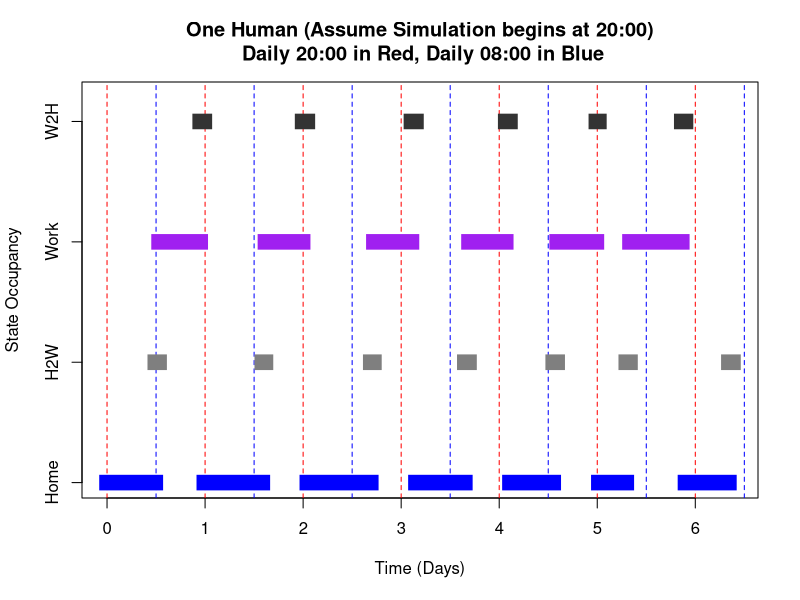
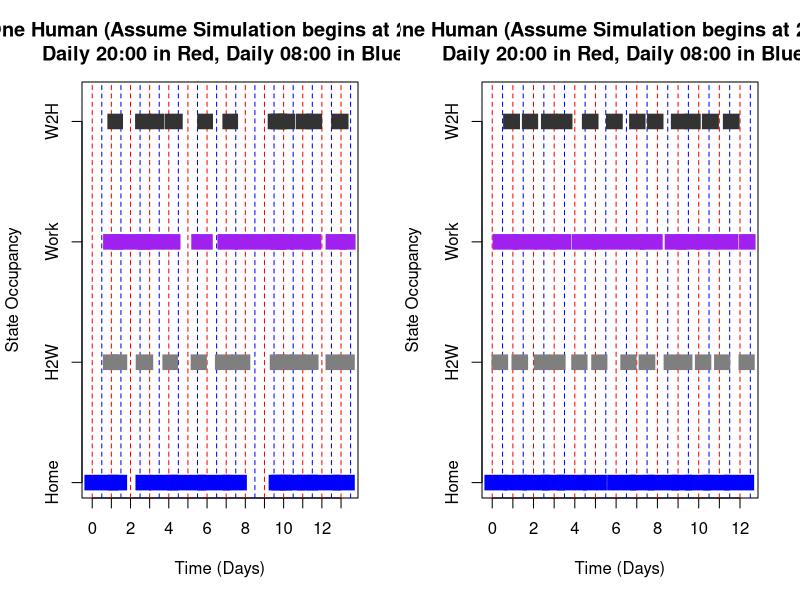

The R script that drew these images, in order:
dMin = 1:(60*24)

homeTime = 1/12
commute2Work = 1/1
commute2Home = 1/1
workTime = 1/10


simpleHuman <- function(maxSteps=1e3, N=1){
  states = vector(mode = "character",length = maxSteps+1)
  times = vector(mode = "numeric",length = maxSteps+1)
  duration = vector(mode = "numeric",length = maxSteps)

  times[1] = 0
  states[1] = "H"

  for(i in 1:maxSteps){
    print(paste0("iteration: ",i))
    switch(EXPR = states[i],
            H = {
              tDur = rgamma(n = 1,shape = N,rate = homeTime*N)
              times[i+1] = times[i] + tDur
              duration[i] = tDur
              states[i+1] = "H2W"
            },
            H2W = {
              tDur = rgamma(n = 1,shape = N,rate = commute2Work*N)
              times[i+1] = times[i] + tDur
              duration[i] = tDur
              states[i+1] = "W"
            },
            W = {
              tDur = rgamma(n = 1,shape = N,rate = workTime*N)
              times[i+1] = times[i] + tDur
              duration[i] = tDur
              states[i+1] = "W2H"
            },
            W2H = {
              tDur = rgamma(n = 1,shape = N,rate = commute2Home*N)
              times[i+1] = times[i] + tDur
              duration[i] = tDur
              states[i+1] = "H"
            },
            {stop(paste0("unrecognized state",states[i]))}
           )
  }
  return(list(states=states,times=times,duration=duration))
}


plotOneHuman <- function(out,lwd,cols){
  xlim = c(0,max(out$times)+1)
  ylim = c(0,0.4)

  plot(1,type="n",xaxt="n",yaxt="n",ylab="State Occupancy",xlab="Time (Days)",xlim=xlim,ylim=ylim,main="One Human (Assume Simulation begins at 20:00)\n Daily 20:00 in Red, Daily 08:00 in Blue")
  ttMax = max(out$times)/24
  axis(side = 1,at = (0:ttMax)*24,labels = 0:ttMax)
  axis(side = 2,at = c(0,0.125,0.25,0.375),labels = c("Home","H2W","Work","W2H"))
  abline(v =(0:ttMax)*24,col="red",lty=2 )
  abline(v = ((0+0.5):(ttMax+0.5))*24,col = "blue", lty=2)
  for(i in 1:length(out$states)){
    if(i==length(out$states)){
      switch(out$states[i],
             H = {
               segments(x0 = out$times[i],y0 = 0,x1 = out$times[i]+1,y1 = 0,col = cols[1],lwd = lwd,lend=2)
             },
             H2W = {
               segments(x0 = out$times[i],y0 = 0.125,x1 = out$times[i]+1,y1 = 0.125,col = cols[2],lwd = lwd,lend=2)
             },
             W = {
               segments(x0 = out$times[i],y0 = 0.25,x1 = out$times[i]+1,y1 = 0.25,col = cols[3],lwd = lwd,lend=2)
             },
             W2H = {
               segments(x0 = out$times[i],y0 = 0.375,x1 = out$times[i]+1,y1 = 0.375,col = cols[4],lwd = lwd,lend=2)
             }
      )
    } else {
      switch(out$states[i],
             H = {
               segments(x0 = out$times[i],y0 = 0,x1 = out$times[i+1],y1 = 0,col = cols[1],lwd = lwd,lend=2)
             },
             H2W = {
               segments(x0 = out$times[i],y0 = 0.125,x1 = out$times[i+1],y1 = 0.125,col = cols[2],lwd = lwd,lend=2)
             },
             W = {
               segments(x0 = out$times[i],y0 = 0.25,x1 = out$times[i+1],y1 = 0.25,col = cols[3],lwd = lwd,lend=2)
             },
             W2H = {
               segments(x0 = out$times[i],y0 = 0.375,x1 = out$times[i+1],y1 = 0.375,col = cols[4],lwd = lwd,lend=2)
             }
      )
    }
  }

}

cols = c("blue","grey50","purple","grey20")
out = simpleHuman(maxSteps = 25,N=24)
plotOneHuman(out = out,lwd = 15,cols = cols)

par(mfrow=c(1,2))
# exponential
set.seed(42)
out = simpleHuman(maxSteps = 50,N=1)
plotOneHuman(out = out,lwd = 15,cols = cols)

# gamma
out = simpleHuman(maxSteps = 50,N=12)
plotOneHuman(out = out,lwd = 15,cols = cols)
par(mfrow=c(1,1))
